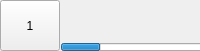
<?xml version="1.0" encoding="UTF-8"?>
<ui version="4.0">
 <class>AngKSiteWidget</class>
 <widget class="QWidget" name="AngKSiteWidget">
  <property name="geometry">
   <rect>
    <x>0</x>
    <y>0</y>
    <width>200</width>
    <height>51</height>
   </rect>
  </property>
  <property name="minimumSize">
   <size>
    <width>200</width>
    <height>51</height>
   </size>
  </property>
  <property name="maximumSize">
   <size>
    <width>16777215</width>
    <height>16777215</height>
   </size>
  </property>
  <property name="windowTitle">
   <string>AngKSiteWidget</string>
  </property>
  <layout class="QVBoxLayout" name="verticalLayout_4">
   <property name="spacing">
    <number>0</number>
   </property>
   <property name="leftMargin">
    <number>0</number>
   </property>
   <property name="topMargin">
    <number>0</number>
   </property>
   <property name="rightMargin">
    <number>0</number>
   </property>
   <property name="bottomMargin">
    <number>0</number>
   </property>
   <item>
    <widget class="QWidget" name="bgWidget" native="true">
     <property name="minimumSize">
      <size>
       <width>200</width>
       <height>0</height>
      </size>
     </property>
     <property name="maximumSize">
      <size>
       <width>16777215</width>
       <height>16777215</height>
      </size>
     </property>
     <layout class="QHBoxLayout" name="horizontalLayout">
      <property name="spacing">
       <number>1</number>
      </property>
      <property name="leftMargin">
       <number>0</number>
      </property>
      <property name="topMargin">
       <number>0</number>
      </property>
      <property name="rightMargin">
       <number>0</number>
      </property>
      <property name="bottomMargin">
       <number>0</number>
      </property>
      <item>
       <widget class="QWidget" name="lefrtWidget" native="true">
        <property name="minimumSize">
         <size>
          <width>60</width>
          <height>0</height>
         </size>
        </property>
        <layout class="QVBoxLayout" name="verticalLayout_2">
         <property name="spacing">
          <number>0</number>
         </property>
         <property name="leftMargin">
          <number>0</number>
         </property>
         <property name="topMargin">
          <number>0</number>
         </property>
         <property name="rightMargin">
          <number>0</number>
         </property>
         <property name="bottomMargin">
          <number>0</number>
         </property>
         <item>
          <widget class="QPushButton" name="siteButton">
           <property name="minimumSize">
            <size>
             <width>60</width>
             <height>51</height>
            </size>
           </property>
           <property name="maximumSize">
            <size>
             <width>60</width>
             <height>16777215</height>
            </size>
           </property>
           <property name="text">
            <string>1</string>
           </property>
           <property name="checkable">
            <bool>true</bool>
           </property>
          </widget>
         </item>
        </layout>
       </widget>
      </item>
      <item>
       <widget class="QWidget" name="rightWidget" native="true">
        <layout class="QVBoxLayout" name="verticalLayout">
         <property name="spacing">
          <number>0</number>
         </property>
         <property name="leftMargin">
          <number>0</number>
         </property>
         <property name="topMargin">
          <number>0</number>
         </property>
         <property name="rightMargin">
          <number>0</number>
         </property>
         <property name="bottomMargin">
          <number>0</number>
         </property>
         <item>
          <widget class="QWidget" name="infoWidget" native="true">
           <layout class="QHBoxLayout" name="horizontalLayout_2">
            <property name="spacing">
             <number>0</number>
            </property>
            <property name="leftMargin">
             <number>0</number>
            </property>
            <property name="topMargin">
             <number>0</number>
            </property>
            <property name="rightMargin">
             <number>0</number>
            </property>
            <property name="bottomMargin">
             <number>0</number>
            </property>
            <item>
             <layout class="QHBoxLayout" name="horizontalLayout_4" stretch="3,1,1,1">
              <property name="spacing">
               <number>0</number>
              </property>
              <property name="topMargin">
               <number>5</number>
              </property>
              <property name="bottomMargin">
               <number>15</number>
              </property>
              <item>
               <widget class="QLabel" name="errMsgLabel">
                <property name="text">
                 <string/>
                </property>
                <property name="wordWrap">
                 <bool>true</bool>
                </property>
               </widget>
              </item>
              <item>
               <widget class="QLabel" name="successLabel">
                <property name="minimumSize">
                 <size>
                  <width>35</width>
                  <height>35</height>
                 </size>
                </property>
                <property name="maximumSize">
                 <size>
                  <width>35</width>
                  <height>35</height>
                 </size>
                </property>
                <property name="text">
                 <string/>
                </property>
               </widget>
              </item>
              <item>
               <widget class="QLabel" name="failedLabel">
                <property name="minimumSize">
                 <size>
                  <width>35</width>
                  <height>35</height>
                 </size>
                </property>
                <property name="maximumSize">
                 <size>
                  <width>35</width>
                  <height>35</height>
                 </size>
                </property>
                <property name="text">
                 <string/>
                </property>
               </widget>
              </item>
              <item>
               <widget class="QLabel" name="busyLabel">
                <property name="minimumSize">
                 <size>
                  <width>35</width>
                  <height>35</height>
                 </size>
                </property>
                <property name="maximumSize">
                 <size>
                  <width>35</width>
                  <height>35</height>
                 </size>
                </property>
                <property name="text">
                 <string/>
                </property>
               </widget>
              </item>
             </layout>
            </item>
           </layout>
          </widget>
         </item>
         <item>
          <widget class="QWidget" name="widget" native="true">
           <property name="minimumSize">
            <size>
             <width>165</width>
             <height>0</height>
            </size>
           </property>
           <property name="maximumSize">
            <size>
             <width>16777215</width>
             <height>8</height>
            </size>
           </property>
           <layout class="QVBoxLayout" name="verticalLayout_3">
            <property name="spacing">
             <number>0</number>
            </property>
            <property name="leftMargin">
             <number>0</number>
            </property>
            <property name="topMargin">
             <number>0</number>
            </property>
            <property name="rightMargin">
             <number>0</number>
            </property>
            <property name="bottomMargin">
             <number>0</number>
            </property>
            <item>
             <widget class="QProgressBar" name="siteProgressBar">
              <property name="minimumSize">
               <size>
                <width>0</width>
                <height>8</height>
               </size>
              </property>
              <property name="maximumSize">
               <size>
                <width>16777215</width>
                <height>8</height>
               </size>
              </property>
              <property name="value">
               <number>24</number>
              </property>
              <property name="textVisible">
               <bool>false</bool>
              </property>
             </widget>
            </item>
           </layout>
          </widget>
         </item>
        </layout>
       </widget>
      </item>
     </layout>
    </widget>
   </item>
  </layout>
 </widget>
 <layoutdefault spacing="6" margin="11"/>
 <resources/>
 <connections/>
</ui>
